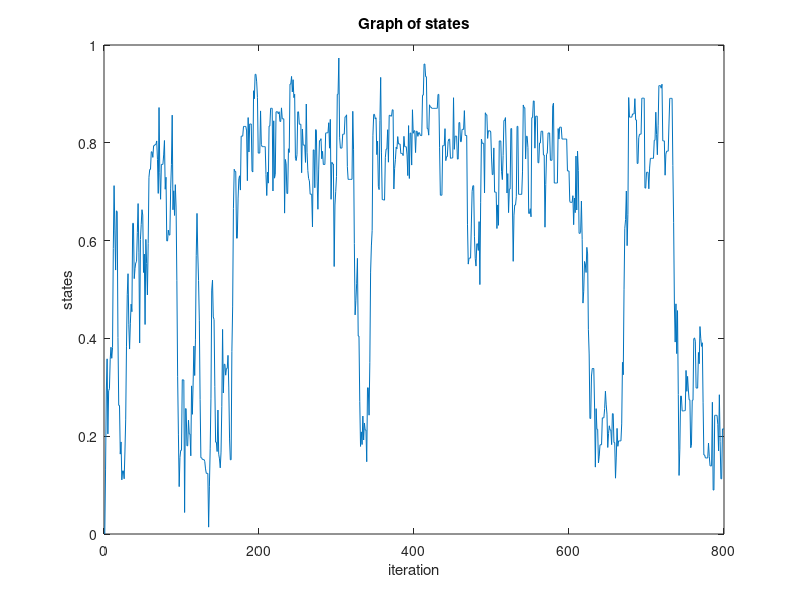
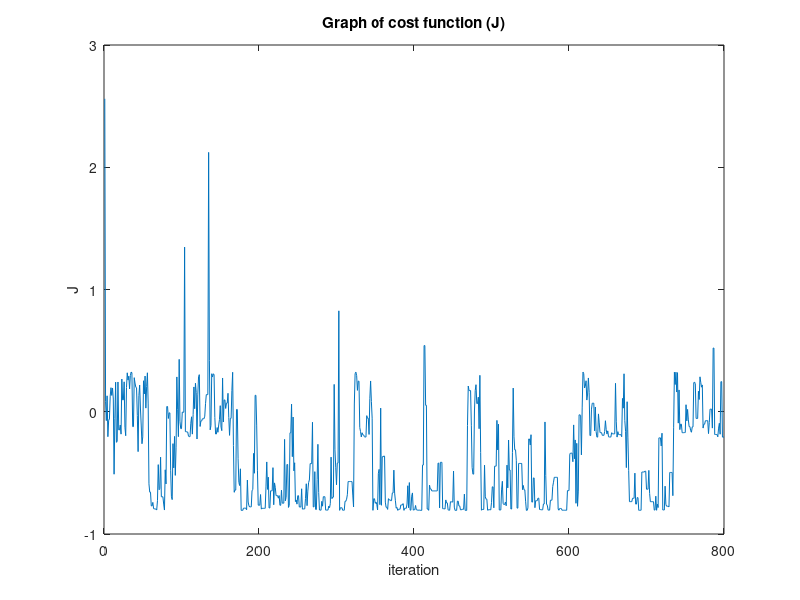

Source code (MATLAB) for these figures, in order:
% Exercicio 04.b

clear all
clc

x0 = 0;
number_of_iteration = 100;
number_of_temperature_iteration = 8;
epsilon = 0.1;
T0 = 1;
T = T0;

x = zeros(number_of_iteration * number_of_temperature_iteration, 1);
x(1) = x0;

J = @(n) -n + 100 * (n - 0.2).^2 .* (n - 0.8).^2;

B = @(n,t) exp(-n/t);

counter = 1;
counter_temperatures = 1;
Jmin = J(x(counter));
xmin = x(counter);
while counter_temperatures <= number_of_temperature_iteration
    while counter < number_of_iteration * counter_temperatures
        r = randn;
        xk = x(counter) + epsilon * r;
        Jxk = J(xk);
        dJ = Jxk - J(x(counter));
        counter = counter + 1;
        if dJ < 0
            x(counter) = xk;
        else
            a = rand;
            if B(dJ,T) > a
                x(counter) = xk;
            else
                x(counter) = x(counter - 1);
            end
        end
        if Jxk < Jmin
            Jmin = Jxk;
            xmin = xk;
        end
    end
    counter_temperatures = counter_temperatures + 1;
    T = T0 / log2(counter_temperatures + 1);
end

figure
plot(1:length(x),x)
title('Graph of states')
xlabel('iteration')
ylabel('states')
path_e0 = strcat('../figs/ex4b_','states','.eps');
print(path_e0,'-depsc2','-painters')

figure
plot(1:length(x),J(x))
title('Graph of cost function (J)')
xlabel('iteration')
ylabel('J')
path_e0 = strcat('../figs/ex4b_','j','.eps');
print(path_e0,'-depsc2','-painters')
